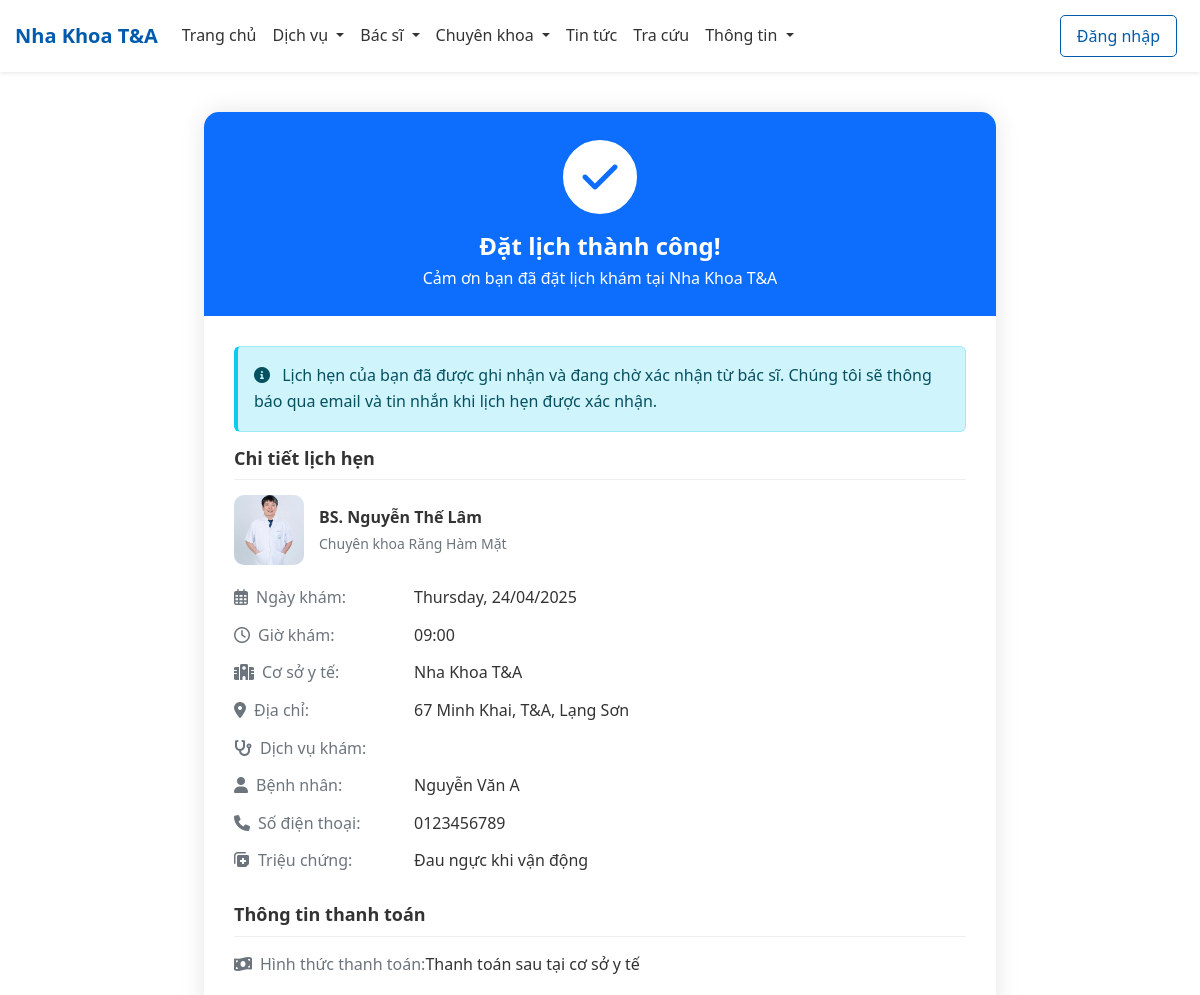
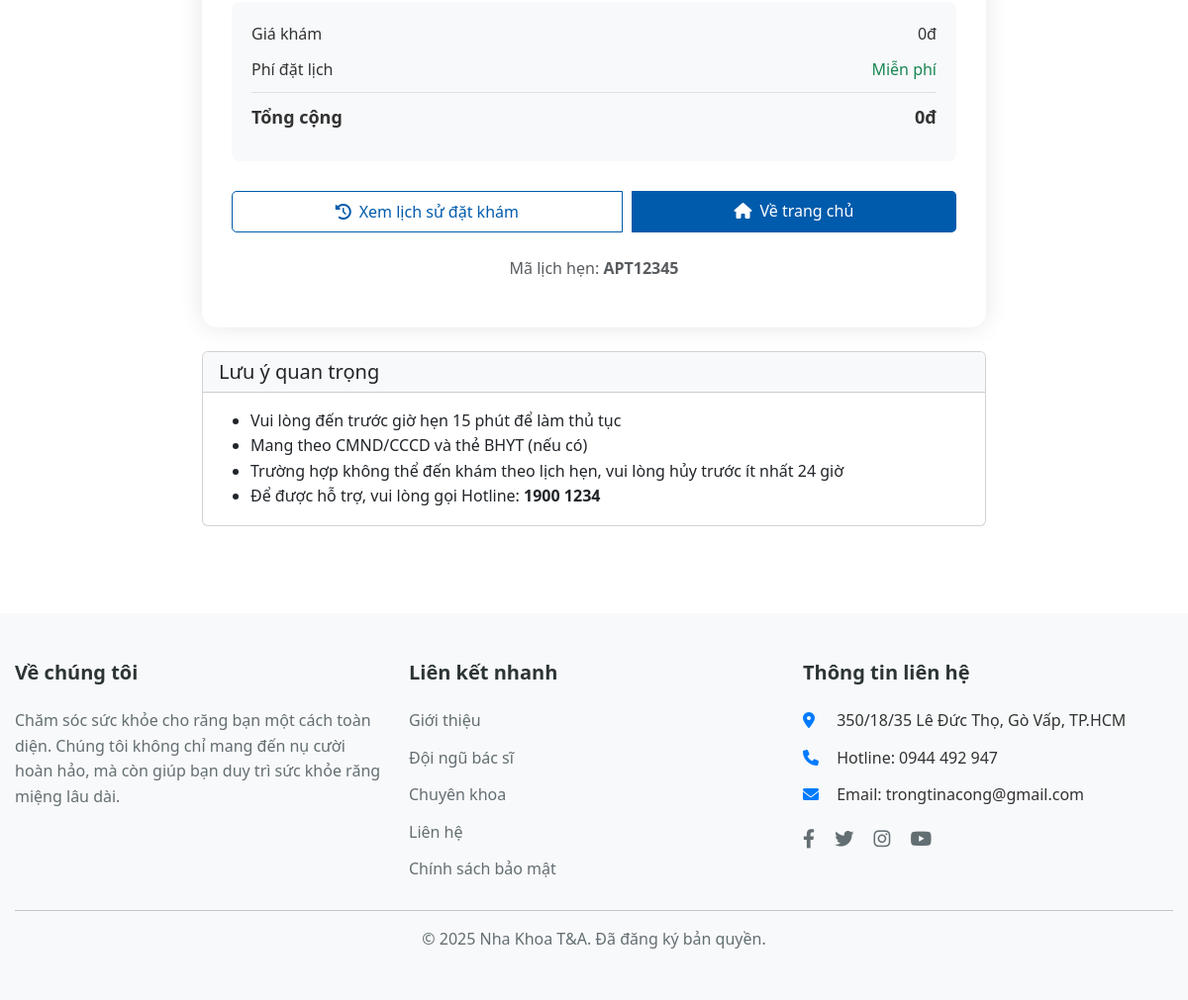
Page /xacnhan_datlich.php?id=1 on the committed database (2 pictures, top to bottom).
### tables this page shows
CREATE TABLE `lichhen` (
  `id` int(11) NOT NULL,
  `ma_lichhen` varchar(20) NOT NULL,
  `benhnhan_id` int(11) NOT NULL,
  `bacsi_id` int(11) NOT NULL,
  `dichvu_id` int(11) DEFAULT NULL,
  `ngay_hen` date NOT NULL,
  `gio_hen` time NOT NULL,
  `ly_do` text DEFAULT NULL,
  `phi_kham` decimal(10,2) DEFAULT NULL,
  `trang_thai` enum('pending','confirmed','completed','cancelled') DEFAULT 'pending',
  `thoi_diem_hoanthanh` datetime DEFAULT NULL,
  `thoi_diem_huy` datetime DEFAULT NULL,
  `ghi_chu` text DEFAULT NULL,
  `phong_kham` varchar(50) DEFAULT NULL,
  `ngay_tao` datetime DEFAULT current_timestamp(),
  `ngay_capnhat` datetime DEFAULT NULL ON UPDATE current_timestamp()
);

CREATE TABLE `bacsi` (
  `id` int(11) NOT NULL,
  `nguoidung_id` int(11) DEFAULT NULL,
  `ho_ten` varchar(100) NOT NULL,
  `chuyenkhoa_id` int(11) DEFAULT NULL,
  `nam_sinh` int(11) DEFAULT NULL,
  `gioi_tinh` enum('Nam','Nữ','Khác') DEFAULT 'Nam',
  `dien_thoai` varchar(20) DEFAULT NULL,
  `email` varchar(100) DEFAULT NULL,
  `dia_chi` text DEFAULT NULL,
  `hinh_anh` varchar(255) DEFAULT NULL,
  `mo_ta` text DEFAULT NULL,
  `bang_cap` text DEFAULT NULL,
  `kinh_nghiem` text DEFAULT NULL,
  `ngay_tao` datetime DEFAULT current_timestamp(),
  `ngay_capnhat` datetime DEFAULT NULL ON UPDATE current_timestamp()
);

CREATE TABLE `benhnhan` (
  `id` int(11) NOT NULL,
  `nguoidung_id` int(11) DEFAULT NULL,
  `ho_ten` varchar(100) NOT NULL,
  `nam_sinh` int(11) NOT NULL,
  `gioi_tinh` enum('Nam','Nữ','Khác') DEFAULT 'Nam',
  `dien_thoai` varchar(20) NOT NULL,
  `email` varchar(100) DEFAULT NULL,
  `dia_chi` text DEFAULT NULL,
  `cmnd_cccd` varchar(20) DEFAULT NULL,
  `nhom_mau` varchar(10) DEFAULT NULL,
  `di_ung` text DEFAULT NULL,
  `ngay_tao` datetime DEFAULT current_timestamp(),
  `ngay_capnhat` datetime DEFAULT NULL ON UPDATE current_timestamp()
);

### xacnhan_datlich.php (the view, shortened to what this page needs)
<?php
require_once 'includes/db_connect.php';
require_once 'includes/functions.php';
if (isset($_GET['id'])) {
    $appointment_id = $_GET['id'];
    $stmt = $conn->prepare(
        "SELECT l.*, bn.ho_ten AS bn_hoten, bn.dien_thoai AS bn_phone, b.ho_ten AS bs_hoten, b.hinh_anh AS bs_hinhanh, ds.ten_dichvu, ds.gia_coban
         FROM lichhen l
         LEFT JOIN benhnhan bn ON l.benhnhan_id = bn.id
         LEFT JOIN bacsi b ON l.bacsi_id = b.id
         LEFT JOIN dichvu ds ON l.dichvu_id = ds.id
         WHERE l.id = ?"
    );
    $stmt->bind_param("i", $appointment_id);
} else {
    header('Location: index.php');
    exit;
}
$stmt->execute();
$res = $stmt->get_result();
$booking = $res->fetch_assoc();
$ngay = date('l, d/m/Y', strtotime($booking['ngay_hen']));
$gio = date('H:i', strtotime($booking['gio_hen']));
$gia_kham = number_format($booking['gia_coban'], 0, ',', '.') . 'đ';
?>
<!DOCTYPE html>
<html lang="vi">
<head>
    <?php include 'includes/head.php'; ?>
</head>
<body>
    <?php include 'includes/header.php'; ?>
    <div class="container confirm-container">
        <div class="row justify-content-center">
            <div class="col-lg-8">
                <div class="confirm-card">
                    <div class="confirm-header">
                        <div class="confirm-success-icon">
                            <i class="fas fa-check"></i>
                        </div>
                        <h1>Đặt lịch thành công!</h1>
                        <p>Cảm ơn bạn đã đặt lịch khám tại Nha Khoa T&A</p>
                    </div>
                    <div class="confirm-content">
                        <div class="alert alert-info">
                            <i class="fas fa-info-circle me-2"></i> Lịch hẹn của bạn đã được ghi nhận và đang chờ xác
                            nhận từ bác sĩ. Chúng tôi sẽ thông báo qua email và tin nhắn khi lịch hẹn được xác nhận.
                        </div>
                        <div class="appointment-summary">
                            <h2 class="summary-title">Chi tiết lịch hẹn</h2>
                            <div class="doctor-info">
                                <div class="doctor-avatar">
                                    <?php if (!empty($booking['bs_hinhanh'])): ?>
                                        <img src="<?= $booking['bs_hinhanh'] ?>" alt="<?= $booking['bs_hoten'] ?>">
                                    <?php else: ?>
                                        <img src="assets/img/doctor-default.jpg" alt="<?= $booking['bs_hoten'] ?>">
                                    <?php endif; ?>
                                </div>
                                <div>
                                    <div class="doctor-name"><?php echo $booking['bs_hoten']; ?></div>
                                    <div class="doctor-specialty">Chuyên khoa Răng Hàm Mặt</div>
                                </div>
                            </div>
                            <div class="summary-item">
                                <div class="summary-label"><i class="far fa-calendar-alt me-2"></i>Ngày khám:</div>
                                <div class="summary-value"><?php echo $ngay; ?></div>
                            </div>
                            <div class="summary-item">
                                <div class="summary-label"><i class="far fa-clock me-2"></i>Giờ khám:</div>
                                <div class="summary-value"><?php echo $gio; ?></div>
                            </div>
                            <div class="summary-item">
                                <div class="summary-label"><i class="fas fa-hospital me-2"></i>Cơ sở y tế:</div>
                                <div class="summary-value">Nha Khoa T&A</div>
                            </div>
                            <div class="summary-item">
                                <div class="summary-label"><i class="fas fa-map-marker-alt me-2"></i>Địa chỉ:</div>
                                <div class="summary-value">67 Minh Khai, T&A, Lạng Sơn</div>
                            </div>
                            <div class="summary-item">
                                <div class="summary-label"><i class="fas fa-stethoscope me-2"></i>Dịch vụ khám:</div>
                                <div class="summary-value"><?php echo $booking['ten_dichvu']; ?></div>
                            </div>
                            <div class="summary-item">
                                <div class="summary-label"><i class="fas fa-user me-2"></i>Bệnh nhân:</div>
                                <div class="summary-value"><?php echo $booking['bn_hoten']; ?></div>
                            </div>
                            <div class="summary-item">
                                <div class="summary-label"><i class="fas fa-phone me-2"></i>Số điện thoại:</div>
                                <div class="summary-value"><?php echo $booking['bn_phone']; ?></div>
                            </div>
                            <div class="summary-item">
                                <div class="summary-label"><i class="fas fa-notes-medical me-2"></i>Triệu chứng:</div>
                                <div class="summary-value"><?php echo $booking['ly_do']; ?></div>
                            </div>
                        </div>
                        <div class="payment-summary">
                            <h2 class="summary-title">Thông tin thanh toán</h2>
                            <div class="summary-item">
                                <div class="summary-label"><i class="fas fa-money-bill-wave me-2"></i>Hình thức thanh
                                    toán:</div>
                                <div class="summary-value">Thanh toán sau tại cơ sở y tế</div>
                            </div>
                            <div class="price-details">
                                <div class="price-row">
                                    <span>Giá khám</span>
                                    <span><?php echo $gia_kham; ?></span>
                                </div>
                                <div class="price-row">
                                    <span>Phí đặt lịch</span>
                                    <span class="text-success">Miễn phí</span>
                                </div>
                                <div class="price-row total">
                                    <span>Tổng cộng</span>
                                    <span><?php echo $gia_kham; ?></span>
                                </div>
                            </div>
                        </div>
                        <div class="btn-group">
                            <a href="lichsu_datlich.php" class="btn btn-outline-primary">
                                <i class="fas fa-history me-2"></i>Xem lịch sử đặt khám
                            </a>
                            <a href="index.php" class="btn btn-primary">
                                <i class="fas fa-home me-2"></i>Về trang chủ
                            </a>
                        </div>
                        <div class="mt-4">
                            <p class="text-center text-muted">Mã lịch hẹn: <span
                                    class="fw-bold"><?php echo $booking['ma_lichhen']; ?></span></p>
                        </div>
                    </div>
                </div>
                <div class="card mt-4">
                    <div class="card-header bg-light">
                        <h5 class="mb-0">Lưu ý quan trọng</h5>
                    </div>
                    <div class="card-body">
                        <ul class="mb-0">
                            <li>Vui lòng đến trước giờ hẹn 15 phút để làm thủ tục</li>
                            <li>Mang theo CMND/CCCD và thẻ BHYT (nếu có)</li>
                            <li>Trường hợp không thể đến khám theo lịch hẹn, vui lòng hủy trước ít nhất 24 giờ</li>
                            <li>Để được hỗ trợ, vui lòng gọi Hotline: <strong>1900 1234</strong></li>
                        </ul>
                    </div>
                </div>
            </div>
        </div>
    </div>
    <?php include 'includes/footer.php'; ?>
</body>
</html>

### assets/css/style.css (style rules this page uses)
:root { --primary-color: #007bff; --secondary-color: #6c757d; --success-color: #28a745; --danger-color: #dc3545; --warning-color: #ffc107; --info-color: #17a2b8; --light-color: #f8f9fa; --dark-color: #343a40; }
* { margin: 0; padding: 0; box-sizing: border-box; }
body { font-family: 'Segoe UI', Tahoma, Geneva, Verdana, sans-serif; line-height: 1.6; color: #333; }
a { text-decoration: none; color: var(--primary-color); }
img { max-width: 100%; height: auto; }
.container { max-width: 1200px; margin: 0 auto; padding: 0 15px; }
.btn { display: inline-block; padding: 0.5rem 1rem; border-radius: 5px; transition: all 0.3s ease; border: none; cursor: pointer; }
.btn-primary { background-color: var(--primary-color); color: white; }
.btn-outline-primary { border: 1px solid var(--primary-color); color: var(--primary-color); background-color: transparent; }

### xacnhan_datlich.php (style rules this page uses)
.confirm-container { padding: 40px 0; }
.confirm-card { border-radius: 15px; box-shadow: 0 0 25px rgba(0, 0, 0, 0.1); overflow: hidden; background-color: #fff; }
.confirm-header { background-color: #0d6efd; color: white; padding: 25px; text-align: center; position: relative; }
.confirm-header h1 { font-size: 24px; font-weight: 600; margin-bottom: 5px; }
.confirm-header p { margin-bottom: 0; font-size: 16px; }
.confirm-success-icon { width: 80px; height: 80px; background-color: #fff; border-radius: 50%; display: flex; align-items: center; justify-content: center; font-size: 40px; color: #0d6efd; margin: 0 auto 15px; border: 3px solid #0d6efd; }
.confirm-content { padding: 30px; }
.appointment-summary { margin-bottom: 30px; }
.summary-title { font-size: 18px; font-weight: 600; margin-bottom: 15px; color: #333; padding-bottom: 10px; border-bottom: 1px solid #eee; }
.summary-item { display: flex; margin-bottom: 12px; }
.summary-label { min-width: 180px; color: #6c757d; font-weight: 500; }
.summary-value { font-weight: 500; flex-grow: 1; }
.alert-info { border-left: 4px solid #0dcaf0; }
.doctor-avatar { width: 70px; height: 70px; border-radius: 10px; overflow: hidden; margin-right: 15px; }
.doctor-avatar img { width: 100%; height: 100%; object-fit: cover; }
.doctor-info { display: flex; align-items: center; margin-bottom: 20px; }
.doctor-name { font-weight: 600; margin-bottom: 3px; }
.doctor-specialty { color: #6c757d; font-size: 14px; }
.price-details { background-color: #f8f9fa; border-radius: 8px; padding: 20px; margin-top: 20px; }
.price-row { display: flex; justify-content: space-between; margin-bottom: 10px; }
.price-row.total { border-top: 1px solid #dee2e6; padding-top: 10px; margin-top: 10px; font-weight: 600; font-size: 18px; }
.btn-group { margin-top: 30px; display: flex; gap: 10px; }

### rows in the picture
lichhen: bacsi.hinh_anh (picture), bacsi.ho_ten "BS. Nguyễn Thế Lâm", ngay_hen "Thursday, 24/04/2025", gio_hen "09:00", benhnhan.ho_ten "Nguyễn Văn A", benhnhan.dien_thoai "0123456789", ly_do "Đau ngực khi vận động", ma_lichhen "APT12345"

### other values in the picture
$site_name "Nha Khoa T&A"
$gia_kham "0đ"
$site_description "Chăm sóc sức khỏe cho răng bạn một cách toàn diện. Chúng tôi không chỉ mang đến nụ cười hoàn hảo, mà còn giúp bạn duy trì sức khỏe răng miệng lâu dài."
$site_address "350/18/35 Lê Đức Thọ, Gò Vấp, TP.HCM"
$site_phone "0944 492 947"
$site_email "trongtinacong@gmail.com"
